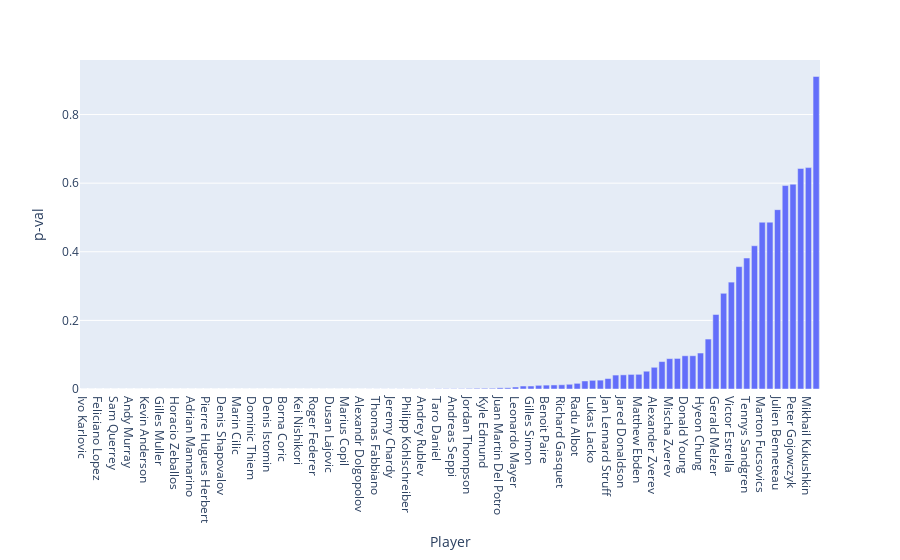

Source (notebook cell):
### Code cell
strks_pts_sorted = strks_pts.sort_values('p-val')
fig = px.bar(strks_pts_sorted, x='Player', y='p-val')
#fig.update_xaxes(visible=False, showticklabels=True)
fig.show()

### Figure 1 — Plotly figure (JSON) as saved in the notebook; plotly's stock layout.template omitted (floating-point values rounded to 4 significant figures)
{"data": [{"alignmentgroup": "True", "hovertemplate": "Player=%{x}<br>p-val=%{y}<extra></extra>", "legendgroup": "", "marker": {"color": "#636efa"}, "name": "", "offsetgroup": "", "orientation": "v", "showlegend": false, "textposition": "auto", "type": "bar", "x": ["Ivo Karlovic", "John Isner", "Feliciano Lopez", "Fabio Fognini", "Sam Querrey", "Milos Raonic", "Andy Murray", "Damir Dzumhur", "Kevin Anderson", "Florian Mayer", "Gilles Muller", "Tomas Berdych", "Horacio Zeballos", "Stan Wawrinka", "Adrian Mannarino", "Nick Kyrgios", "Pierre Hugues Herbert", "Rafael Nadal", "Denis Shapovalov", "Jack Sock", "Marin Cilic", "Paolo Lorenzi", "Dominic Thiem", "Gael Monfils", "Denis Istomin", "Novak Djokovic", "Borna Coric", "Nikoloz Basilashvili", "Kei Nishikori", "Grigor Dimitrov", "Roger Federer", "Dudi Sela", "Dusan Lajovic", "Guido Pella", "Marius Copil", "Lucas Pouille", "Alexandr Dolgopolov", "Pablo Carreno Busta", "Thomas Fabbiano", "David Goffin", "Jeremy Chardy", "Steve Johnson", "Philipp Kohlschreiber", "Jiri Vesely", "Andrey Rublev", "Jo Wilfried Tsonga", "Taro Daniel", "Pablo Cuevas", "Andreas Seppi", "Fernando Verdasco", "Jordan Thompson", "Malek Jaziri", "Kyle Edmund", "Yen Hsun Lu", "Juan Martin Del Potro", "Aljaz Bedene", "Leonardo Mayer", "Karen Khachanov", "Gilles Simon", "Mikhail Youzhny", "Benoit Paire", "Joao Sousa", "Richard Gasquet", "Robin Haase", "Radu Albot", "Steve Darcis", "Lukas Lacko", "Frances Tiafoe", "Jan Lennard Struff", "Roberto Bautista Agut", "Jared Donaldson", "Ryan Harrison", "Matthew Ebden", "Evgeny Donskoy", "Alexander Zverev", "Federico Delbonis", "Mischa Zverev", "Daniil Medvedev", "Donald Young", "David Ferrer", "Hyeon Chung", "Filip Krajinovic", "Gerald Melzer", "Guillermo Garcia Lopez", "Victor Estrella", "Yuichi Sugita", "Tennys Sandgren", "Albert Ramos", "Marton Fucsovics", "Blaz Kavcic", "Julien Benneteau", "Stefanos Tsitsipas", "Peter Gojowczyk", "Nicolas Kicker", "Mikhail Kukushkin", "Viktor Troicki"], "xaxis": "x", "y": [0, 0, 0, 0, 0, 0, 0, 0, 1.232e-12, 2.426e-12, 6.493e-10, 6.352e-09, 9.636e-09, 1.555e-08, 4.545e-08, 1.837e-07, 3.733e-07, 4.845e-07, 1.036e-06, 1.216e-06, 1.241e-06, 2.416e-06, 2.752e-06, 3.583e-06, 3.924e-06, 5.097e-06, 8.188e-06, 1.035e-05, 1.387e-05, 1.713e-05, 2.642e-05, 2.88e-05, 5.586e-05, 5.782e-05, 7.037e-05, 7.392e-05, 9.076e-05, 0.0001186, 0.0001479, 0.0001702, 0.000192, 0.0002733, 0.0002877, 0.0003176, 0.0003926, 0.0003963, 0.0007671, 0.0008153, 0.0008825, 0.0009643, 0.001495, 0.002003, 0.002059, 0.002107, 0.003449, 0.003529, 0.005737, 0.008675, 0.008751, 0.01069, 0.0113, 0.01179, 0.01235, 0.01376, 0.0165, 0.02338, 0.0253, 0.02586, 0.03046, 0.04059, 0.04128, 0.04249, 0.04278, 0.05182, 0.06327, 0.07994, 0.0885, 0.0891, 0.09683, 0.09697, 0.1048, 0.1456, 0.2172, 0.279, 0.3116, 0.3567, 0.3817, 0.4175, 0.4861, 0.4863, 0.5227, 0.593, 0.5969, 0.6428, 0.6453, 0.911], "yaxis": "y"}], "layout": {"barmode": "relative", "legend": {"tracegroupgap": 0}, "margin": {"t": 60}, "xaxis": {"anchor": "y", "domain": [0, 1], "title": {"text": "Player"}}, "yaxis": {"anchor": "x", "domain": [0, 1], "title": {"text": "p-val"}}}}
